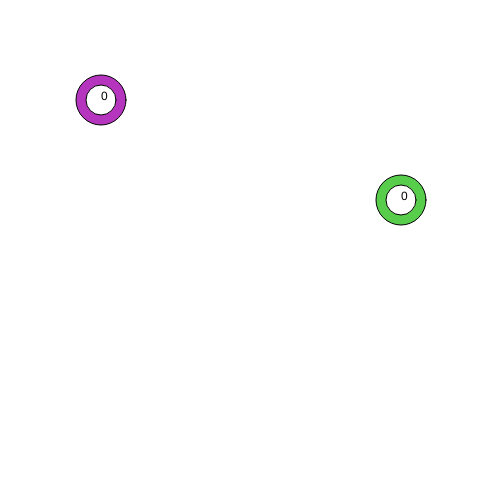
Frame 1 (no input)
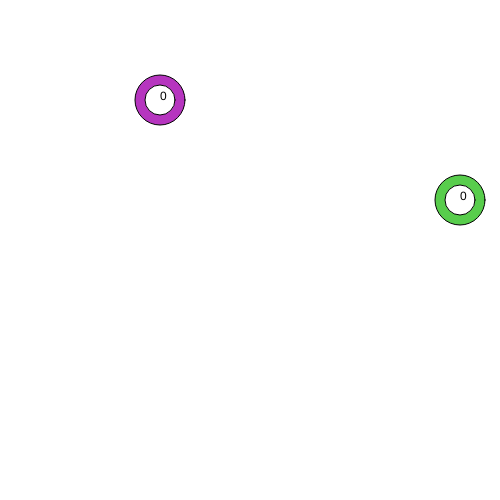
Frame 60 (no input)
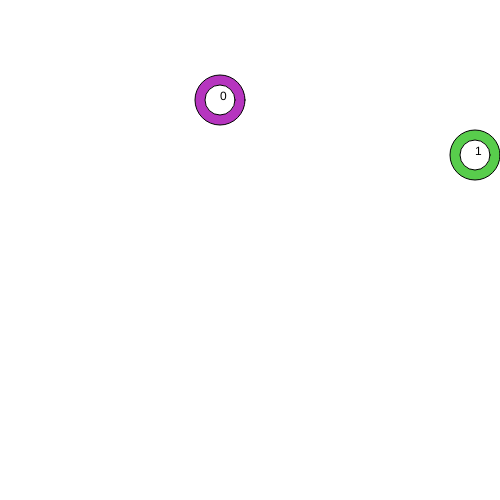
Frame 120 (the mouse pressed at the canvas centre since frame 60)

The p5.js sketch that drew these frames (run headless with seeded random() and noise() and a simulated clock; from frame 60 on, the mouse is pressed at the canvas centre):

// p5.js sketch
// ── sketch.js
// two edge hugger objects
let hugger1, hugger2;

function setup() {
  createCanvas(500, 500);

  // construct our two hugger objects
  hugger1 = new EdgeHugger(100, 100);
  hugger2 = new EdgeHugger(400, 200);
}

function draw() {
  background(255);

  // ask each hugger to move
  hugger1.move();
  hugger2.move();

  // ask each hugger to display
  hugger1.display();
  hugger2.display();
}

class EdgeHugger {

  constructor(x, y) {
    // all EdgeHugger objects should keep track of their own position
    this.xPos = x;
    this.yPos = y;

    // all EdgeHugger objects have four states:
    // 0 = move right
    // 1 = move up
    // 2 = move left
    // 3 = move down
    // we can keep track of this information using a property
    this.state = 0;

    // keep track of our own color too (randomized)
    this.r = random(255);
    this.g = random(255);
    this.b = random(255);
  }

  // display function
  display() {
    // draw our circle
    fill(this.r, this.g, this.b);
    ellipse(this.xPos, this.yPos, 50, 50);

    // draw our state value - for debugging purposes
    fill(255);
    ellipse(this.xPos, this.yPos, 30, 30);
    fill(0);
    text(this.state, this.xPos, this.yPos);
  }

  // move function
  move() {
    // we need to move based on our "state" variable

    // this is the move right state
    if (this.state == 0) {
      this.xPos += 1;

      // check to see if we need to move out of this state
      if (this.xPos >= width-25) {
        // time to move to state 1!
        this.xPos = width-25;
        this.state = 1;
      }
    }

    // this is the move up state
    else if (this.state == 1) {
      this.yPos -= 1;

      // check to see if we need to move out of this state
      if (this.yPos <= 25) {
        // time to move to state 2!
        this.yPos = 25;
        this.state = 2;
      }
    }

    // this is the move left state
    else if (this.state == 2) {
      this.xPos -= 1;

      // check to see if we need to move out of this state
      if (this.xPos <= 25) {
        // time to move to state 3!
        this.xPos = 25;
        this.state = 3;
      }
    }

    // this is the move down state
    else if (this.state == 3) {
      this.yPos += 1;

      // check to see if we need to move out of this state
      if (this.yPos >= height-25) {
        // time to move BACK to state 0!
        this.yPos = height-25;
        this.state = 0;
      }
    }
  }
}
